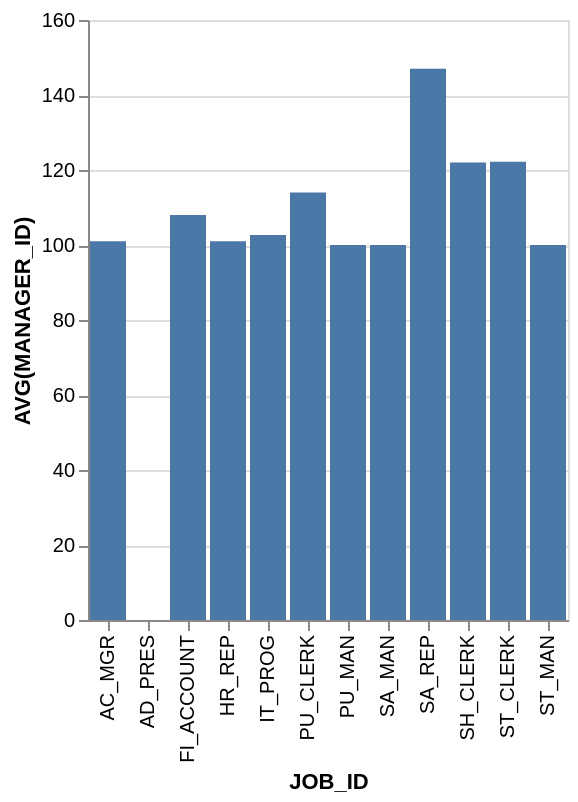

Describe this chart as a Vega-Lite specification.
### Vega-Lite specification from a JSON file in a GitHub repository (floating-point values rounded to 4 significant figures)
{"data": {"values": [{"x_data": "AC_MGR", "y_data": 101}, {"x_data": "AD_PRES", "y_data": 0}, {"x_data": "FI_ACCOUNT", "y_data": 108}, {"x_data": "HR_REP", "y_data": 101}, {"x_data": "IT_PROG", "y_data": 102.7}, {"x_data": "PU_CLERK", "y_data": 114}, {"x_data": "PU_MAN", "y_data": 100}, {"x_data": "SA_MAN", "y_data": 100}, {"x_data": "SA_REP", "y_data": 147}, {"x_data": "SH_CLERK", "y_data": 122}, {"x_data": "ST_CLERK", "y_data": 122.2}, {"x_data": "ST_MAN", "y_data": 100}]}, "mark": "bar", "encoding": {"x": {"field": "x_data", "type": "nominal", "title": "JOB_ID", "sort": "ascending"}, "y": {"field": "y_data", "type": "quantitative", "title": "AVG(MANAGER_ID)"}}}
